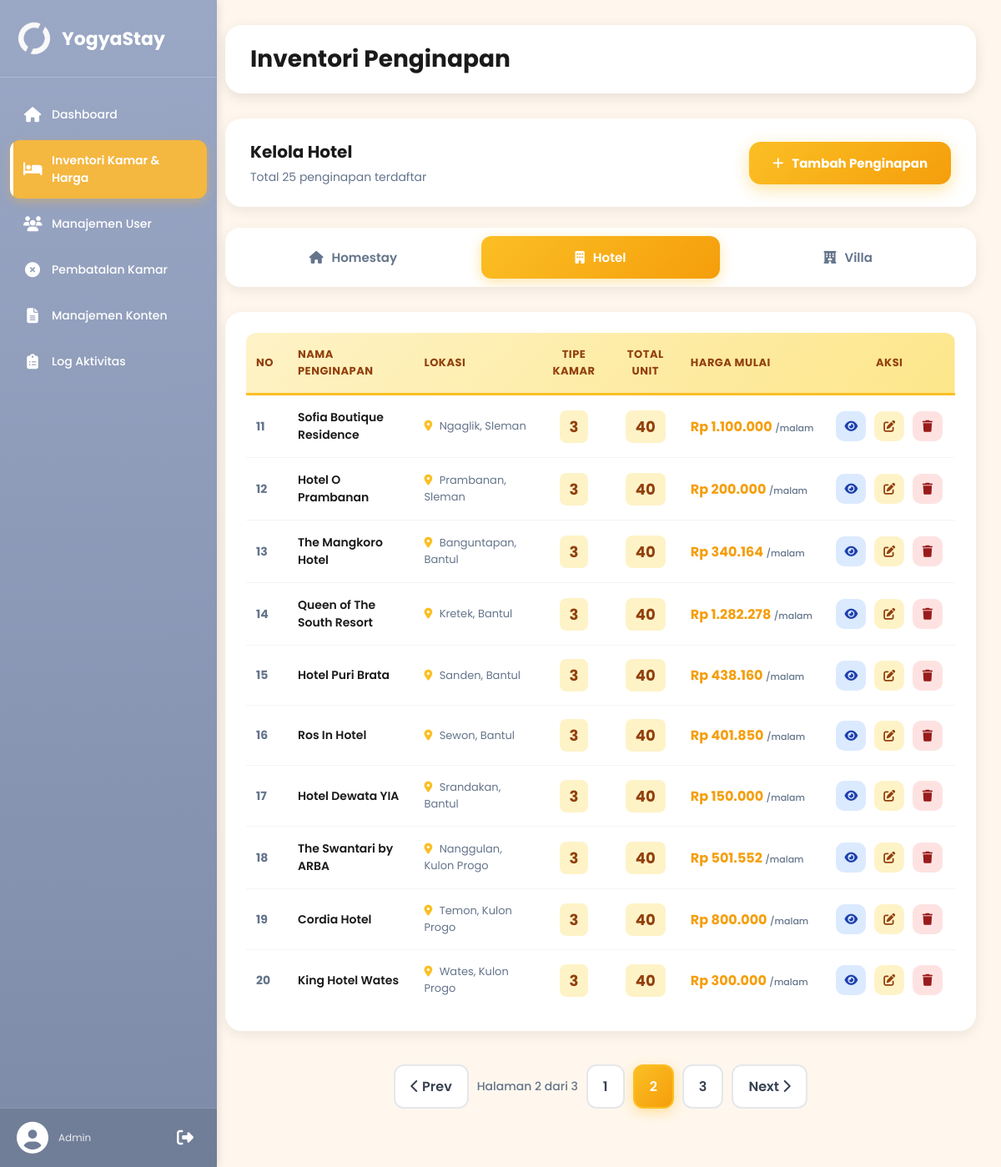
/admin/inventoriKamar/inventori.php?tipe=hotel&page=2 (signed in), run on the app's committed database.
### tables this page shows
CREATE TABLE `penginapan` (
  `id_penginapan` int(11) NOT NULL,
  `nama_penginapan` varchar(150) NOT NULL,
  `tipe_penginapan` enum('hotel','villa','homestay') NOT NULL,
  `id_kabupaten` int(11) NOT NULL,
  `id_kecamatan` int(11) NOT NULL,
  `alamat` text NOT NULL,
  `deskripsi` text DEFAULT NULL,
  `tentang_kami` text DEFAULT NULL,
  `harga_mulai` decimal(12,2) NOT NULL,
  `rating` decimal(3,2) DEFAULT 0.00,
  `jumlah_review` int(11) DEFAULT 0,
  `is_featured` tinyint(1) DEFAULT 0,
  `latitude` decimal(10,8) DEFAULT NULL,
  `longitude` decimal(11,8) DEFAULT NULL,
  `status` enum('aktif','nonaktif') DEFAULT 'aktif',
  `created_at` timestamp NOT NULL DEFAULT current_timestamp()
);

CREATE TABLE `kecamatan` (
  `id_kecamatan` int(11) NOT NULL,
  `id_kabupaten` int(11) NOT NULL,
  `nama_kecamatan` varchar(100) NOT NULL
);

CREATE TABLE `kabupaten` (
  `id_kabupaten` int(11) NOT NULL,
  `nama_kabupaten` varchar(100) NOT NULL
);

### admin/inventoriKamar/inventori.php (the view, shortened to what this page needs)
<?php
require_once '../../config.php';
$tipe = isset($_GET['tipe']) ? mysqli_real_escape_string($conn, strtolower($_GET['tipe'])) : 'hotel';
$page = max(1, (int) ($_GET['page'] ?? 1));
$limit = 10;
$start = ($page - 1) * $limit;
$totalQuery = mysqli_query($conn, "
    SELECT COUNT(*) AS total
    FROM penginapan p
    WHERE LOWER(p.tipe_penginapan) = '$tipe'
");
$totalRow = mysqli_fetch_assoc($totalQuery);
$totalData = $totalRow['total'] ?? 0;
$totalPage = ceil($totalData / $limit);
$query = mysqli_query($conn, "
    SELECT
        p.id_penginapan,
        p.nama_penginapan,
        p.tipe_penginapan,
        p.alamat,
        p.harga_mulai,
        p.status,
        p.created_at,
        kc.nama_kecamatan,
        kb.nama_kabupaten,
        COALESCE((SELECT COUNT(DISTINCT id_tipe_kamar)
                  FROM tipe_kamar
                  WHERE id_penginapan = p.id_penginapan), 0) as total_tipe_kamar,
        COALESCE((SELECT SUM(jumlah_kamar)
                  FROM tipe_kamar
                  WHERE id_penginapan = p.id_penginapan), 0) as total_unit_kamar
    FROM penginapan p
    LEFT JOIN kecamatan kc ON p.id_kecamatan = kc.id_kecamatan
    LEFT JOIN kabupaten kb ON p.id_kabupaten = kb.id_kabupaten
    WHERE LOWER(p.tipe_penginapan) = '$tipe'
    ORDER BY p.created_at DESC
    LIMIT $start, $limit
");
$jumlahData = mysqli_num_rows($query);
?>
<!DOCTYPE html>
<html lang="id">
<head>
    <link rel="stylesheet" href="https://cdnjs.cloudflare.com/ajax/libs/font-awesome/6.5.1/css/all.min.css">
</head>
<body>
    <?php
    if (file_exists('../partials/sidebar.php')) {
        include '../partials/sidebar.php';
    }
    ?>
    <div class="content">
        <div class="topbar">
            <div class="topbar-left">
                <h1 class="page-title">Inventori Penginapan</h1>
            </div>
        </div>
        <div class="header">
            <div class="header-info">
                <h3>Kelola <?= ucfirst($tipe) ?></h3>
                <p>Total <?= $totalData ?> penginapan terdaftar</p>
            </div>
            <a href="tambah_penginapan.php" class="btn-add">
                <i class="fa-solid fa-plus"></i>
                <span>Tambah Penginapan</span>
            </a>
        </div>
        <div class="tabs">
            <a href="?tipe=homestay" class="<?= $tipe == 'homestay' ? 'active' : '' ?>">
                <i class="fa-solid fa-house"></i>
                <span>Homestay</span>
            </a>
            <a href="?tipe=hotel" class="<?= $tipe == 'hotel' ? 'active' : '' ?>">
                <i class="fa-solid fa-building"></i>
                <span>Hotel</span>
            </a>
            <a href="?tipe=villa" class="<?= $tipe == 'villa' ? 'active' : '' ?>">
                <i class="fa-solid fa-hotel"></i>
                <span>Villa</span>
            </a>
        </div>
        <?php if ($jumlahData > 0): ?>
            <div class="table-wrapper">
                <table>
                    <thead>
                        <tr>
                            <th>No</th>
                            <th>Nama Penginapan</th>
                            <th>Lokasi</th>
                            <th style="text-align: center;">Tipe Kamar</th>
                            <th style="text-align: center;">Total Unit</th>
                            <th>Harga Mulai</th>
                            <th style="text-align: center;">Aksi</th>
                        </tr>
                    </thead>
                    <tbody>
                        <?php
                        $no = $start + 1;
                        while ($row = mysqli_fetch_assoc($query)):
                            $total_tipe = $row['total_tipe_kamar'] ?? 0;
                            $total_unit = $row['total_unit_kamar'] ?? 0;
                            ?>
                            <tr>
                                <td class="table-number"><?= $no++ ?></td>
                                <td class="table-name">
                                    <?= htmlspecialchars($row['nama_penginapan']) ?>
                                </td>
                                <td class="table-location">
                                    <i class="fa-solid fa-location-dot"></i>
                                    <?= htmlspecialchars($row['nama_kecamatan'] ?? 'Lokasi') ?>,
                                    <?= htmlspecialchars($row['nama_kabupaten'] ?? 'Yogyakarta') ?>
                                </td>
                                <td class="table-stats">
                                    <span class="stat-badge"><?= $total_tipe ?></span>
                                </td>
                                <td class="table-stats">
                                    <span class="stat-badge"><?= $total_unit ?></span>
                                </td>
                                <td class="table-price">
                                    Rp <?= number_format($row['harga_mulai'] ?? 0, 0, ',', '.') ?>
                                    <small>/malam</small>
                                </td>
                                <td class="table-actions">
                                    <a href="detail_penginapan.php?id=<?= $row['id_penginapan'] ?>" class="btn-action btn-view"
                                        title="Detail">
                                        <i class="fa-solid fa-eye"></i>
                                    </a>
                                    <a href="edit_penginapan.php?id=<?= $row['id_penginapan'] ?>" class="btn-action btn-edit"
                                        title="Edit">
                                        <i class="fa-solid fa-pen-to-square"></i>
                                    </a>
                                    <a href="javascript:void(0)"
                                        onclick="openDelete(<?= $row['id_penginapan'] ?>, '<?= strtolower($row['tipe_penginapan']) ?>')"
                                        class="btn-action btn-delete" title="Hapus">
                                        <i class="fa-solid fa-trash"></i>
                                    </a>
                                </td>
                            </tr>
                        <?php endwhile; ?>
                    </tbody>
                </table>
            </div>
            <?php if ($totalPage > 1): ?>
                <div class="pagination">
                    <?php if ($page > 1): ?>
                        <a href="?tipe=<?= $tipe ?>&page=<?= $page - 1 ?>">
                            <i class="fa-solid fa-chevron-left"></i> Prev
                        </a>
                    <?php endif; ?>
                    <span class="page-info">
                        Halaman <?= $page ?> dari <?= $totalPage ?>
                    </span>
                    <?php
                    $range = 2;
                    for ($i = 1; $i <= $totalPage; $i++):
                        if ($i == 1 || $i == $totalPage || ($i >= $page - $range && $i <= $page + $range)):
                            ?>
                            <a href="?tipe=<?= $tipe ?>&page=<?= $i ?>" class="<?= $page == $i ? 'active' : '' ?>">
                                <?= $i ?>
                            </a>
                        <?php
                        elseif ($i == $page - $range - 1 || $i == $page + $range + 1):
                            echo '<span class="page-info">...</span>';
                        endif;
                    endfor;
                    ?>
                    <?php if ($page < $totalPage): ?>
                        <a href="?tipe=<?= $tipe ?>&page=<?= $page + 1 ?>">
                            Next <i class="fa-solid fa-chevron-right"></i>
                        </a>
                    <?php endif; ?>
                </div>
            <?php endif; ?>
        <?php endif; ?>
    </div>
</body>
</html>

### admin/inventoriKamar/inventori.php (style rules this page uses)
* { box-sizing: border-box; margin: 0; padding: 0; }
body { font-family: 'Poppins', sans-serif; background: #fff7ed; min-height: 100vh; }
.content { margin-left: 240px; padding: 30px; transition: margin-left 0.3s ease; }
.topbar { display: flex; align-items: center; justify-content: space-between; margin-bottom: 30px; background: white; padding: 20px 30px; border-radius: 20px; box-shadow: 0 4px 15px rgba(0, 0, 0, 0.1); }
.topbar-left { display: flex; align-items: center; gap: 15px; }
.page-title { font-size: 28px; font-weight: 700; color: #1a1a1a; }
.header { background: white; padding: 25px 30px; border-radius: 20px; margin-bottom: 25px; box-shadow: 0 4px 15px rgba(0, 0, 0, 0.08); display: flex; justify-content: space-between; align-items: center; flex-wrap: wrap; gap: 20px; }
.header-info h3 { font-size: 20px; margin-bottom: 5px; color: #1a1a1a; }
.header-info p { color: #64748b; font-size: 14px; }
.btn-add { background: linear-gradient(135deg, #fbbf24 0%, #f59e0b 100%); padding: 14px 28px; border-radius: 14px; text-decoration: none; color: white; font-weight: 700; transition: all 0.3s; display: inline-flex; align-items: center; gap: 10px; box-shadow: 0 6px 20px rgba(251, 191, 36, 0.4); font-size: 15px; white-space: nowrap; }
.tabs { display: flex; gap: 10px; margin-bottom: 30px; background: white; padding: 10px; border-radius: 18px; box-shadow: 0 4px 15px rgba(0, 0, 0, 0.08); overflow-x: auto; }
.tabs a { flex: 1; min-width: 120px; text-decoration: none; font-weight: 600; color: #64748b; padding: 14px 24px; border-radius: 12px; transition: all 0.3s; text-align: center; display: flex; align-items: center; justify-content: center; gap: 10px; font-size: 15px; white-space: nowrap; }
.tabs a.active { background: linear-gradient(135deg, #fbbf24 0%, #f59e0b 100%); color: white; box-shadow: 0 4px 15px rgba(251, 191, 36, 0.4); }
.table-wrapper { background: white; border-radius: 20px; padding: 25px; box-shadow: 0 4px 15px rgba(0, 0, 0, 0.08); overflow-x: auto; margin-bottom: 30px; }
table { width: 100%; border-collapse: collapse; min-width: 800px; }
thead { background: linear-gradient(135deg, #fef3c7 0%, #fde68a 100%); }
thead th { padding: 16px 12px; text-align: left; font-weight: 700; color: #92400e; font-size: 13px; text-transform: uppercase; letter-spacing: 0.5px; border-bottom: 3px solid #fbbf24; }
thead th:first-child { border-radius: 12px 0 0 0; }
thead th:last-child { border-radius: 0 12px 0 0; text-align: center; }
tbody tr { border-bottom: 1px solid #f3f4f6; transition: all 0.3s ease; }
tbody tr:last-child { border-bottom: none; }
tbody td { padding: 16px 12px; font-size: 14px; color: #374151; }
.table-number { font-weight: 700; color: #64748b; width: 50px; }
.table-name { font-weight: 600; color: #1a1a1a; max-width: 250px; }
.table-location { color: #64748b; font-size: 13px; }
.table-location i { color: #fbbf24; margin-right: 5px; }
.table-stats { text-align: center; }
.stat-badge { background: #fef3c7; padding: 6px 12px; border-radius: 8px; font-weight: 700; color: #92400e; font-size: 18px; display: inline-block; }
.table-price { font-weight: 700; color: #f59e0b; font-size: 16px; white-space: nowrap; }
.table-price small { font-size: 11px; color: #64748b; font-weight: 500; }
.table-actions { text-align: center; white-space: nowrap; }
.btn-action { display: inline-flex; align-items: center; justify-content: center; width: 36px; height: 36px; border-radius: 10px; text-decoration: none; font-size: 14px; transition: all 0.3s; margin: 0 3px; }
.btn-view { background: #dbeafe; color: #1e40af; }
.btn-edit { background: #fef3c7; color: #92400e; }
.btn-delete { background: #fee2e2; color: #991b1b; }
.pagination { display: flex; justify-content: center; align-items: center; gap: 10px; margin: 40px 0; flex-wrap: wrap; }
.pagination a { padding: 12px 18px; border: 2px solid #e5e7eb; border-radius: 12px; text-decoration: none; color: #374151; font-weight: 600; transition: all 0.3s; background: white; }
.pagination a.active { background: linear-gradient(135deg, #fbbf24 0%, #f59e0b 100%); border-color: #fbbf24; color: white; box-shadow: 0 4px 15px rgba(251, 191, 36, 0.4); }
.page-info { color: #64748b; font-size: 14px; font-weight: 500; }

### data on the page
penginapan: nama_penginapan "Sofia Boutique Residence", id_kecamatan.nama_kecamatan "Ngaglik", id_kabupaten.nama_kabupaten "Sleman", total_tipe "3", total_unit "40", harga_mulai "1.100.000"
penginapan: nama_penginapan "Hotel O Prambanan", id_kecamatan.nama_kecamatan "Prambanan", id_kabupaten.nama_kabupaten "Sleman", total_tipe "3", total_unit "40", harga_mulai "200.000"
penginapan: nama_penginapan "The Mangkoro Hotel", id_kecamatan.nama_kecamatan "Banguntapan", id_kabupaten.nama_kabupaten "Bantul", total_tipe "3", total_unit "40", harga_mulai "340.164"
penginapan: nama_penginapan "Queen of The South Resort", id_kecamatan.nama_kecamatan "Kretek", id_kabupaten.nama_kabupaten "Bantul", total_tipe "3", total_unit "40", harga_mulai "1.282.278"
penginapan: nama_penginapan "Hotel Puri Brata", id_kecamatan.nama_kecamatan "Sanden", id_kabupaten.nama_kabupaten "Bantul", total_tipe "3", total_unit "40", harga_mulai "438.160"
penginapan: nama_penginapan "Ros In Hotel", id_kecamatan.nama_kecamatan "Sewon", id_kabupaten.nama_kabupaten "Bantul", total_tipe "3", total_unit "40", harga_mulai "401.850"
penginapan: nama_penginapan "Hotel Dewata YIA", id_kecamatan.nama_kecamatan "Srandakan", id_kabupaten.nama_kabupaten "Bantul", total_tipe "3", total_unit "40", harga_mulai "150.000"
penginapan: nama_penginapan "The Swantari by ARBA", id_kecamatan.nama_kecamatan "Nanggulan", id_kabupaten.nama_kabupaten "Kulon Progo", total_tipe "3", total_unit "40", harga_mulai "501.552"
penginapan: nama_penginapan "Cordia Hotel", id_kecamatan.nama_kecamatan "Temon", id_kabupaten.nama_kabupaten "Kulon Progo", total_tipe "3", total_unit "40", harga_mulai "800.000"
penginapan: nama_penginapan "King Hotel Wates", id_kecamatan.nama_kecamatan "Wates", id_kabupaten.nama_kabupaten "Kulon Progo", total_tipe "3", total_unit "40", harga_mulai "300.000"

### other printed values
$tipe "Hotel"
$totalData "25"
$page "2"
$totalPage "3"
